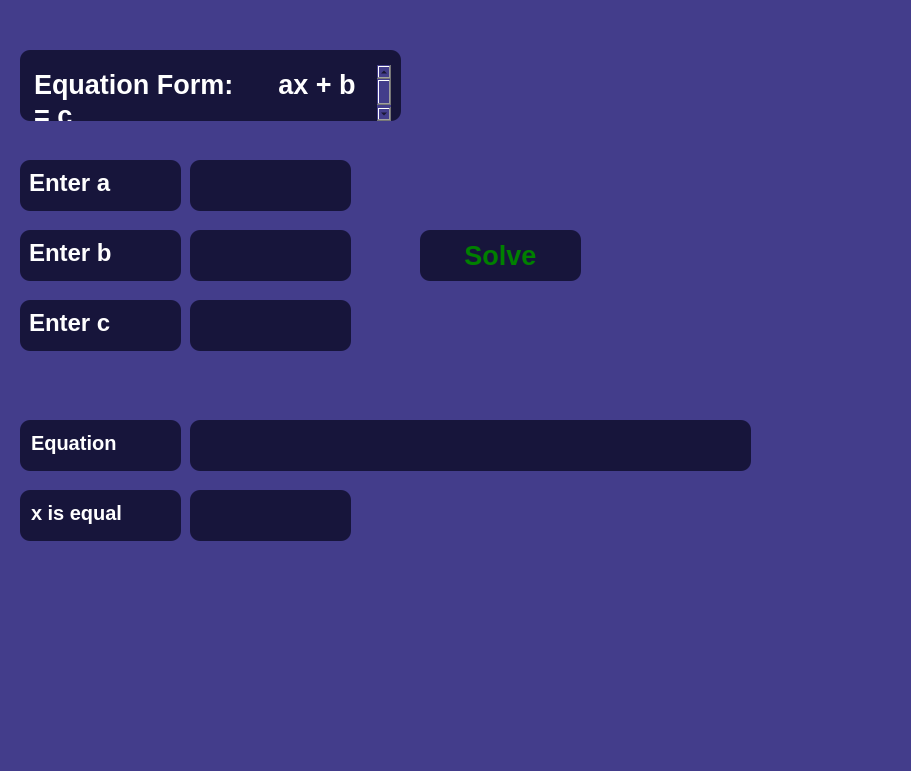
   <widget class="QWidget" name="LinearEquationSolverMenu" native="true">
    <property name="geometry">
     <rect>
      <x>280</x>
      <y>-40</y>
      <width>911</width>
      <height>771</height>
     </rect>
    </property>
    <property name="styleSheet">
     <string notr="true">background-color: #433D8B;</string>
    </property>
    <widget class="QPlainTextEdit" name="linearEquationFromTextEdit">
     <property name="geometry">
      <rect>
       <x>20</x>
       <y>50</y>
       <width>381</width>
       <height>71</height>
      </rect>
     </property>
     <property name="styleSheet">
      <string notr="true">QPlainTextEdit {
    font-family: 'Lato', sans-serif;
    font-size: 20pt;
    font-weight: 700;
    color: #ffffff;
    background-color: #17153B;
    border: none;
    border-radius: 10px;
    padding: 15px 10px 0px 10px; /* Adjust padding for button size */
    text-align: center;
}
</string>
     </property>
     <property name="readOnly">
      <bool>true</bool>
     </property>
     <property name="plainText">
      <string>Equation Form:      ax + b = c</string>
     </property>
    </widget>
    <widget class="QTextEdit" name="enter_a_TextEdit">
     <property name="geometry">
      <rect>
       <x>190</x>
       <y>160</y>
       <width>161</width>
       <height>51</height>
      </rect>
     </property>
     <property name="styleSheet">
      <string notr="true">QTextEdit {
    font-family: 'Lato', sans-serif;
    font-size: 20pt;
    font-weight: 700;
    color: #ffffff;
    background-color: #17153B;
    border: none;
    border-radius: 10px;
    padding: 1px; /* Adjust padding for button size */
    text-align: center;
}
</string>
     </property>
    </widget>
    <widget class="QTextEdit" name="enter_b_TextEdit">
     <property name="geometry">
      <rect>
       <x>190</x>
       <y>230</y>
       <width>161</width>
       <height>51</height>
      </rect>
     </property>
     <property name="styleSheet">
      <string notr="true">QTextEdit {
    font-family: 'Lato', sans-serif;
    font-size: 20pt;
    font-weight: 700;
    color: #ffffff;
    background-color: #17153B;
    border: none;
    border-radius: 10px;
    padding: 1px; /* Adjust padding for button size */
    text-align: center;
}
</string>
     </property>
    </widget>
    <widget class="QTextEdit" name="showResultEquationTextEdit">
     <property name="geometry">
      <rect>
       <x>190</x>
       <y>420</y>
       <width>561</width>
       <height>51</height>
      </rect>
     </property>
     <property name="styleSheet">
      <string notr="true">QTextEdit {
    font-family: 'Lato', sans-serif;
    font-size: 20pt;
    font-weight: 700;
    color: #ffffff;
    background-color: #17153B;
    border: none;
    border-radius: 10px;
    padding: 1px; /* Adjust padding for button size */
    text-align: center;
}
</string>
     </property>
     <property name="readOnly">
      <bool>true</bool>
     </property>
    </widget>
    <widget class="QTextEdit" name="showResultXTextEdit">
     <property name="geometry">
      <rect>
       <x>190</x>
       <y>490</y>
       <width>161</width>
       <height>51</height>
      </rect>
     </property>
     <property name="styleSheet">
      <string notr="true">QTextEdit {
    font-family: 'Lato', sans-serif;
    font-size: 20pt;
    font-weight: 700;
    color: #ffffff;
    background-color: #17153B;
    border: none;
    border-radius: 10px;
    padding: 1px; /* Adjust padding for button size */
    text-align: center;
}
</string>
     </property>
     <property name="readOnly">
      <bool>true</bool>
     </property>
    </widget>
    <widget class="QTextEdit" name="labelEnter_a">
     <property name="geometry">
      <rect>
       <x>20</x>
       <y>160</y>
       <width>161</width>
       <height>51</height>
      </rect>
     </property>
     <property name="styleSheet">
      <string notr="true">QTextEdit {
    font-family: 'Lato', sans-serif;
    font-size: 15pt;
    font-weight: 700;
    color: #ffffff;
    background-color: #17153B;
    border: none;
    border-radius: 10px;
    padding: 5px; /* Adjust padding for button size */
    text-align: center;
}
</string>
     </property>
     <property name="readOnly">
      <bool>true</bool>
     </property>
     <property name="html">
      <string>&lt;!DOCTYPE HTML PUBLIC &quot;-//W3C//DTD HTML 4.0//EN&quot; &quot;http://www.w3.org/TR/REC-html40/strict.dtd&quot;&gt;
&lt;html&gt;&lt;head&gt;&lt;meta name=&quot;qrichtext&quot; content=&quot;1&quot; /&gt;&lt;meta charset=&quot;utf-8&quot; /&gt;&lt;style type=&quot;text/css&quot;&gt;
p, li { white-space: pre-wrap; }
hr { height: 1px; border-width: 0; }
li.unchecked::marker { content: &quot;\2610&quot;; }
li.checked::marker { content: &quot;\2612&quot;; }
&lt;/style&gt;&lt;/head&gt;&lt;body style=&quot; font-family:'Lato','sans-serif'; font-size:15pt; font-weight:700; font-style:normal;&quot;&gt;
&lt;p style=&quot; margin-top:0px; margin-bottom:0px; margin-left:0px; margin-right:0px; -qt-block-indent:0; text-indent:0px;&quot;&gt;&lt;span style=&quot; font-size:18pt;&quot;&gt;Enter a&lt;/span&gt;&lt;/p&gt;&lt;/body&gt;&lt;/html&gt;</string>
     </property>
    </widget>
    <widget class="QTextEdit" name="labelEnter_b">
     <property name="geometry">
      <rect>
       <x>20</x>
       <y>230</y>
       <width>161</width>
       <height>51</height>
      </rect>
     </property>
     <property name="styleSheet">
      <string notr="true">QTextEdit {
    font-family: 'Lato', sans-serif;
    font-size: 15pt;
    font-weight: 700;
    color: #ffffff;
    background-color: #17153B;
    border: none;
    border-radius: 10px;
    padding: 5px; /* Adjust padding for button size */
    text-align: center;
}
</string>
     </property>
     <property name="readOnly">
      <bool>true</bool>
     </property>
     <property name="html">
      <string>&lt;!DOCTYPE HTML PUBLIC &quot;-//W3C//DTD HTML 4.0//EN&quot; &quot;http://www.w3.org/TR/REC-html40/strict.dtd&quot;&gt;
&lt;html&gt;&lt;head&gt;&lt;meta name=&quot;qrichtext&quot; content=&quot;1&quot; /&gt;&lt;meta charset=&quot;utf-8&quot; /&gt;&lt;style type=&quot;text/css&quot;&gt;
p, li { white-space: pre-wrap; }
hr { height: 1px; border-width: 0; }
li.unchecked::marker { content: &quot;\2610&quot;; }
li.checked::marker { content: &quot;\2612&quot;; }
&lt;/style&gt;&lt;/head&gt;&lt;body style=&quot; font-family:'Lato','sans-serif'; font-size:15pt; font-weight:700; font-style:normal;&quot;&gt;
&lt;p style=&quot; margin-top:0px; margin-bottom:0px; margin-left:0px; margin-right:0px; -qt-block-indent:0; text-indent:0px;&quot;&gt;&lt;span style=&quot; font-size:18pt;&quot;&gt;Enter b&lt;/span&gt;&lt;/p&gt;&lt;/body&gt;&lt;/html&gt;</string>
     </property>
    </widget>
    <widget class="QTextEdit" name="labelEnter_c">
     <property name="geometry">
      <rect>
       <x>20</x>
       <y>300</y>
       <width>161</width>
       <height>51</height>
      </rect>
     </property>
     <property name="styleSheet">
      <string notr="true">QTextEdit {
    font-family: 'Lato', sans-serif;
    font-size: 15pt;
    font-weight: 700;
    color: #ffffff;
    background-color: #17153B;
    border: none;
    border-radius: 10px;
    padding: 5px; /* Adjust padding for button size */
    text-align: center;
}
</string>
     </property>
     <property name="readOnly">
      <bool>true</bool>
     </property>
     <property name="html">
      <string>&lt;!DOCTYPE HTML PUBLIC &quot;-//W3C//DTD HTML 4.0//EN&quot; &quot;http://www.w3.org/TR/REC-html40/strict.dtd&quot;&gt;
&lt;html&gt;&lt;head&gt;&lt;meta name=&quot;qrichtext&quot; content=&quot;1&quot; /&gt;&lt;meta charset=&quot;utf-8&quot; /&gt;&lt;style type=&quot;text/css&quot;&gt;
p, li { white-space: pre-wrap; }
hr { height: 1px; border-width: 0; }
li.unchecked::marker { content: &quot;\2610&quot;; }
li.checked::marker { content: &quot;\2612&quot;; }
&lt;/style&gt;&lt;/head&gt;&lt;body style=&quot; font-family:'Lato','sans-serif'; font-size:15pt; font-weight:700; font-style:normal;&quot;&gt;
&lt;p style=&quot; margin-top:0px; margin-bottom:0px; margin-left:0px; margin-right:0px; -qt-block-indent:0; text-indent:0px;&quot;&gt;&lt;span style=&quot; font-size:18pt;&quot;&gt;Enter c&lt;/span&gt;&lt;/p&gt;&lt;/body&gt;&lt;/html&gt;</string>
     </property>
    </widget>
    <widget class="QTextEdit" name="enter_c_TextEdit">
     <property name="geometry">
      <rect>
       <x>190</x>
       <y>300</y>
       <width>161</width>
       <height>51</height>
      </rect>
     </property>
     <property name="styleSheet">
      <string notr="true">QTextEdit {
    font-family: 'Lato', sans-serif;
    font-size: 20pt;
    font-weight: 700;
    color: #ffffff;
    background-color: #17153B;
    border: none;
    border-radius: 10px;
    padding: 1px; /* Adjust padding for button size */
    text-align: center;
}
</string>
     </property>
    </widget>
    <widget class="QTextEdit" name="labelEquation">
     <property name="geometry">
      <rect>
       <x>20</x>
       <y>420</y>
       <width>161</width>
       <height>51</height>
      </rect>
     </property>
     <property name="styleSheet">
      <string notr="true">QTextEdit {
    font-family: 'Lato', sans-serif;
    font-size: 15pt;
    font-weight: 700;
    color: #ffffff;
    background-color: #17153B;
    border: none;
    border-radius: 10px;
    padding: 7px; /* Adjust padding for button size */
    text-align: center;
}
</string>
     </property>
     <property name="readOnly">
      <bool>true</bool>
     </property>
     <property name="html">
      <string>&lt;!DOCTYPE HTML PUBLIC &quot;-//W3C//DTD HTML 4.0//EN&quot; &quot;http://www.w3.org/TR/REC-html40/strict.dtd&quot;&gt;
&lt;html&gt;&lt;head&gt;&lt;meta name=&quot;qrichtext&quot; content=&quot;1&quot; /&gt;&lt;meta charset=&quot;utf-8&quot; /&gt;&lt;style type=&quot;text/css&quot;&gt;
p, li { white-space: pre-wrap; }
hr { height: 1px; border-width: 0; }
li.unchecked::marker { content: &quot;\2610&quot;; }
li.checked::marker { content: &quot;\2612&quot;; }
&lt;/style&gt;&lt;/head&gt;&lt;body style=&quot; font-family:'Lato','sans-serif'; font-size:15pt; font-weight:700; font-style:normal;&quot;&gt;
&lt;p style=&quot; margin-top:0px; margin-bottom:0px; margin-left:0px; margin-right:0px; -qt-block-indent:0; text-indent:0px;&quot;&gt;Equation &lt;/p&gt;&lt;/body&gt;&lt;/html&gt;</string>
     </property>
    </widget>
    <widget class="QTextEdit" name="labelXisEqual">
     <property name="geometry">
      <rect>
       <x>20</x>
       <y>490</y>
       <width>161</width>
       <height>51</height>
      </rect>
     </property>
     <property name="styleSheet">
      <string notr="true">QTextEdit {
    font-family: 'Lato', sans-serif;
    font-size: 15pt;
    font-weight: 700;
    color: #ffffff;
    background-color: #17153B;
    border: none;
    border-radius: 10px;
    padding: 7px; /* Adjust padding for button size */
    text-align: center;
}
</string>
     </property>
     <property name="readOnly">
      <bool>true</bool>
     </property>
     <property name="html">
      <string>&lt;!DOCTYPE HTML PUBLIC &quot;-//W3C//DTD HTML 4.0//EN&quot; &quot;http://www.w3.org/TR/REC-html40/strict.dtd&quot;&gt;
&lt;html&gt;&lt;head&gt;&lt;meta name=&quot;qrichtext&quot; content=&quot;1&quot; /&gt;&lt;meta charset=&quot;utf-8&quot; /&gt;&lt;style type=&quot;text/css&quot;&gt;
p, li { white-space: pre-wrap; }
hr { height: 1px; border-width: 0; }
li.unchecked::marker { content: &quot;\2610&quot;; }
li.checked::marker { content: &quot;\2612&quot;; }
&lt;/style&gt;&lt;/head&gt;&lt;body style=&quot; font-family:'Lato','sans-serif'; font-size:15pt; font-weight:700; font-style:normal;&quot;&gt;
&lt;p style=&quot; margin-top:0px; margin-bottom:0px; margin-left:0px; margin-right:0px; -qt-block-indent:0; text-indent:0px;&quot;&gt;x is equal&lt;/p&gt;&lt;/body&gt;&lt;/html&gt;</string>
     </property>
    </widget>
    <widget class="QPushButton" name="linearEquationSolveButton">
     <property name="geometry">
      <rect>
       <x>420</x>
       <y>230</y>
       <width>161</width>
       <height>51</height>
      </rect>
     </property>
     <property name="styleSheet">
      <string notr="true">QPushButton {
    font-family: 'Lato', sans-serif;
    font-size: 20pt;
    font-weight: 700;
    color: green;
    background-color: #17153B;
    border: none;
    border-radius: 10px;
    padding: 10px 20px; /* Adjust padding for button size */
    text-align: center;
}

QPushButton:hover {
    background-color: #2E236C;
    opacity: 0.5; /* Fade effect on hover */
}</string>
     </property>
     <property name="text">
      <string>Solve</string>
     </property>
     <property name="icon">
      <iconset theme="QIcon::ThemeIcon::MediaPlaybackStart"/>
     </property>
    </widget>
   </widget>
